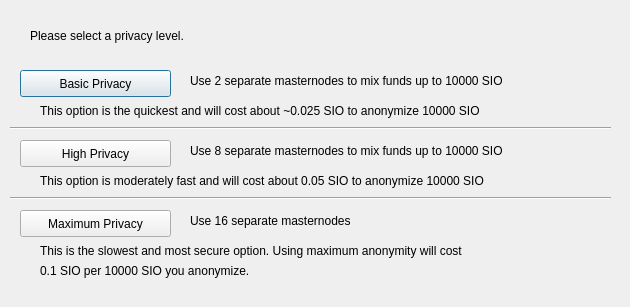
<?xml version="1.0" encoding="UTF-8"?>
<ui version="4.0">
 <class>ObfuscationConfig</class>
 <widget class="QDialog" name="ObfuscationConfig">
  <property name="geometry">
   <rect>
    <x>0</x>
    <y>0</y>
    <width>630</width>
    <height>307</height>
   </rect>
  </property>
  <property name="windowTitle">
   <string>Configure Obfuscation</string>
  </property>
  <widget class="QPushButton" name="buttonBasic">
   <property name="geometry">
    <rect>
     <x>20</x>
     <y>70</y>
     <width>151</width>
     <height>27</height>
    </rect>
   </property>
   <property name="text">
    <string>Basic Privacy</string>
   </property>
  </widget>
  <widget class="QPushButton" name="buttonHigh">
   <property name="geometry">
    <rect>
     <x>20</x>
     <y>140</y>
     <width>151</width>
     <height>27</height>
    </rect>
   </property>
   <property name="text">
    <string>High Privacy</string>
   </property>
  </widget>
  <widget class="QPushButton" name="buttonMax">
   <property name="geometry">
    <rect>
     <x>20</x>
     <y>210</y>
     <width>151</width>
     <height>27</height>
    </rect>
   </property>
   <property name="text">
    <string>Maximum Privacy</string>
   </property>
  </widget>
  <widget class="QLabel" name="label">
   <property name="geometry">
    <rect>
     <x>30</x>
     <y>20</y>
     <width>571</width>
     <height>31</height>
    </rect>
   </property>
   <property name="text">
    <string>Please select a privacy level.</string>
   </property>
  </widget>
  <widget class="QLabel" name="label_2">
   <property name="geometry">
    <rect>
     <x>190</x>
     <y>70</y>
     <width>421</width>
     <height>21</height>
    </rect>
   </property>
   <property name="text">
    <string>Use 2 separate masternodes to mix funds up to 10000 SIO</string>
   </property>
  </widget>
  <widget class="QLabel" name="label_3">
   <property name="geometry">
    <rect>
     <x>190</x>
     <y>140</y>
     <width>411</width>
     <height>21</height>
    </rect>
   </property>
   <property name="text">
    <string>Use 8 separate masternodes to mix funds up to 10000 SIO</string>
   </property>
  </widget>
  <widget class="QLabel" name="label_4">
   <property name="geometry">
    <rect>
     <x>190</x>
     <y>210</y>
     <width>421</width>
     <height>21</height>
    </rect>
   </property>
   <property name="text">
    <string>Use 16 separate masternodes</string>
   </property>
  </widget>
  <widget class="QLabel" name="label_6">
   <property name="geometry">
    <rect>
     <x>40</x>
     <y>100</y>
     <width>561</width>
     <height>21</height>
    </rect>
   </property>
   <property name="text">
    <string>This option is the quickest and will cost about ~0.025 SIO to anonymize 10000 SIO</string>
   </property>
  </widget>
  <widget class="QLabel" name="label_7">
   <property name="geometry">
    <rect>
     <x>40</x>
     <y>170</y>
     <width>561</width>
     <height>21</height>
    </rect>
   </property>
   <property name="text">
    <string>This option is moderately fast and will cost about 0.05 SIO to anonymize 10000 SIO</string>
   </property>
  </widget>
  <widget class="QLabel" name="label_8">
   <property name="geometry">
    <rect>
     <x>40</x>
     <y>240</y>
     <width>561</width>
     <height>21</height>
    </rect>
   </property>
   <property name="text">
    <string>This is the slowest and most secure option. Using maximum anonymity will cost</string>
   </property>
  </widget>
  <widget class="QLabel" name="label_9">
   <property name="geometry">
    <rect>
     <x>40</x>
     <y>260</y>
     <width>561</width>
     <height>21</height>
    </rect>
   </property>
   <property name="text">
    <string>0.1 SIO per 10000 SIO you anonymize.</string>
   </property>
  </widget>
  <widget class="Line" name="line">
   <property name="geometry">
    <rect>
     <x>10</x>
     <y>120</y>
     <width>601</width>
     <height>16</height>
    </rect>
   </property>
   <property name="orientation">
    <enum>Qt::Horizontal</enum>
   </property>
  </widget>
  <widget class="Line" name="line_2">
   <property name="geometry">
    <rect>
     <x>10</x>
     <y>190</y>
     <width>601</width>
     <height>16</height>
    </rect>
   </property>
   <property name="orientation">
    <enum>Qt::Horizontal</enum>
   </property>
  </widget>
 </widget>
 <resources/>
 <connections/>
</ui>
